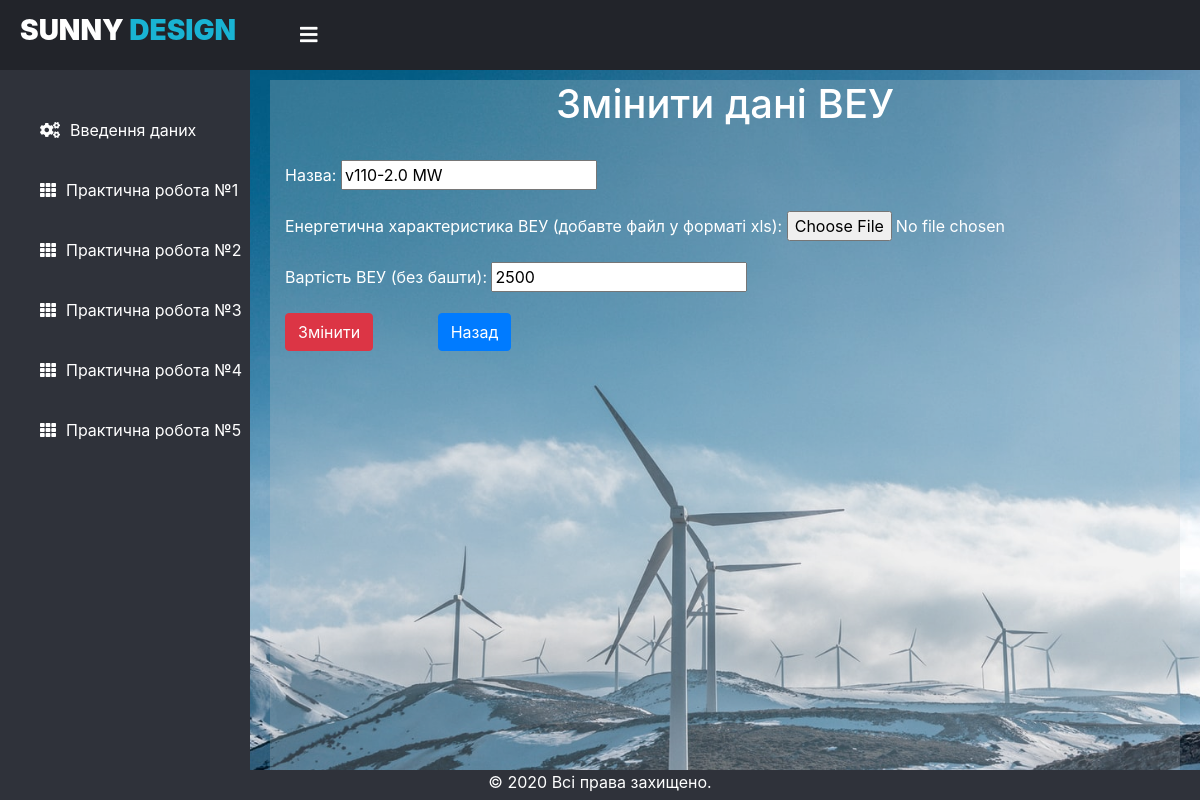
Before: /laba/laba4/update_element/3 with the older database file.
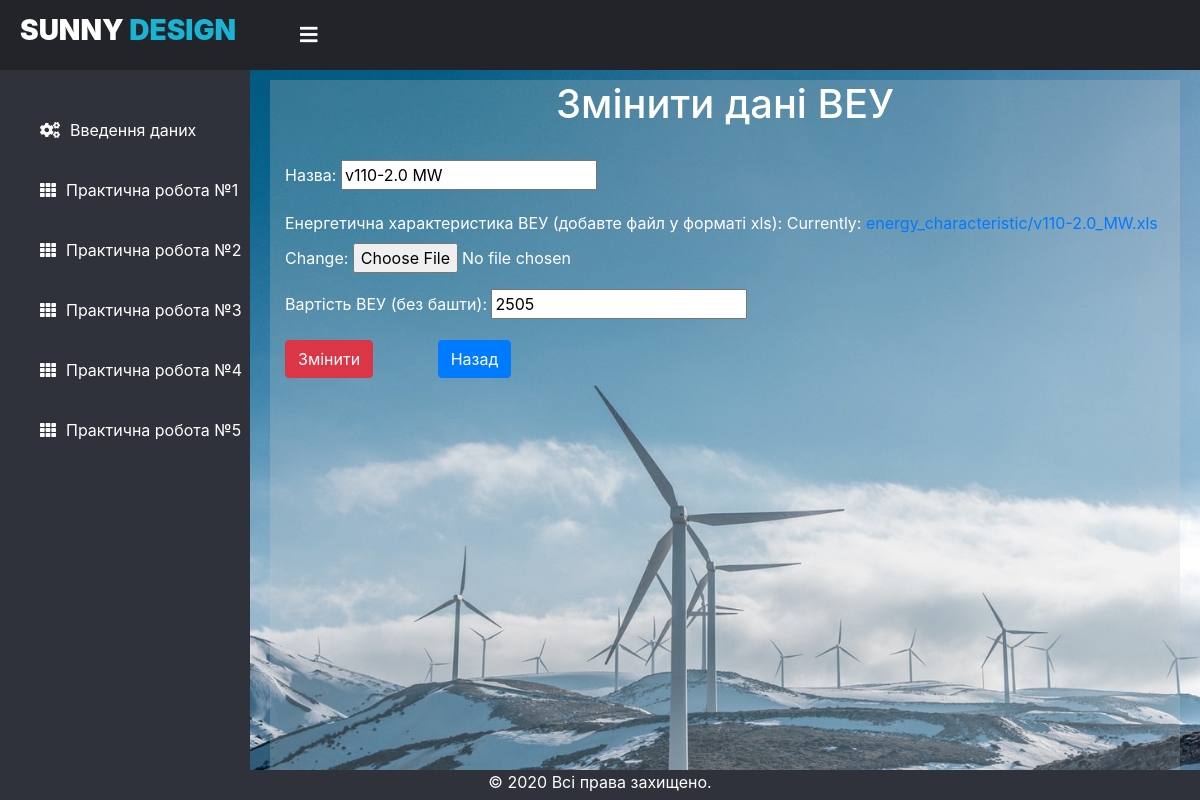
After: the same page with the newer database file.
### laba/models.py (models this page shows)
class Windmills(models.Model):
	name = models.CharField(max_length=30, verbose_name = "Назва")
	energy_character = models.FileField(upload_to='energy_characteristic/', null=True, verbose_name = "Енергетична характеристика ВЕУ (добавте файл у форматі xls)", validators=[validate_file_extension])
	price_without_bashta = models.IntegerField(validators=[MinValueValidator(1), MaxValueValidator(1000000)], verbose_name = "Вартість ВЕУ (без башти)")

### laba/views.py (the view)
# urls.py: path('laba4/update_element/<int:pk>', views.FormView4.update_element, name='laba4update'),
	def update_element(request, pk):
		windmill = Windmills.objects.get(id=pk)
		form = WindmillsForm(instance=windmill)
		if request.method == 'POST':
			form = WindmillsForm(request.POST, request.FILES, instance=windmill)
			if form.is_valid():
				form.save()
				return redirect('/laba/laba4/')
		context = {'form': form, 'actions': "Змінити дані ВЕУ", 'action': "Змінити"}
		return render(request, 'laba4_element_form.html', context)

### laba/forms.py
class WindmillsForm(forms.ModelForm):
    class Meta:
        model = Windmills
        fields = '__all__'

### templates/laba4_element_form.html (shortened to what this page needs)
{% extends "dashboard.html" %}
{% load static %}
    {% block head %}
    {{ block.super }}
    <link rel="stylesheet" href="https://stackpath.bootstrapcdn.com/bootstrap/4.5.2/css/bootstrap.min.css">
    <link rel="stylesheet" href="https://cdn.jsdelivr.net/npm/bootstrap-select@1.13.14/dist/css/bootstrap-select.min.css">
    <link rel="stylesheet" href="{% static 'css/style_new.css' %}">
    {% endblock %}
  {% block content %}
    <div class="container" id="gray_block" style="height: 88vh;">
      <h1 align="center">{{ actions }}</h1><br>
    <form action=""  method="post" enctype="multipart/form-data">
        <div class="form-row">
          {% for i in form %}
            <div class="form-group col-12">
              <label for="inputEmail4">{{ i.label }}:</label>
              {{ i }}
            </div>
            {% endfor %}
        </div>
        <input type="submit" name="submit" value="{{ action }}" type="button" class="btn btn-danger">
        <a class="btn btn-primary" href="{% url 'laba4' %}" role="button" style="margin-left: 60px;">Назад</a>
      </form>
    </div>
{% endblock %}

Changed rows visible on the page:
changed Windmills "v110-2.0 MW": price_without_bashta "2500" → "2505"
Other visible differences:
new list line: "Currently: energy_characteristic/v110-2.0_MW.xls Change:"
